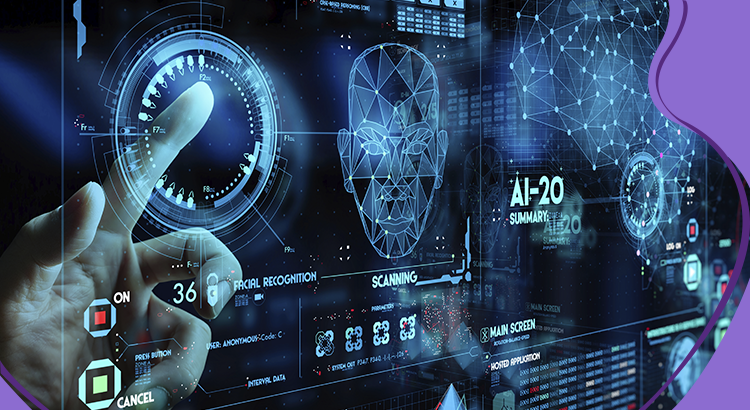
#> input picture Image enhancement (Realce)/Histogram generator/images/image one.png, 750 x 410 px
$ jupyter execute 'Histogram generator.ipynb'
#> lines starting #> are read from the running program, lines starting #| are printed output that depends on the picture
#> further down, image is the input picture: shape (410, 750, 3); mean B, G, R 96.2, 68.7, 50.2
### Observação geral: Todas as transformações realizada tomarão como base uma imagem em tons de cinza, para realizar o procedimento sobre imagens com três canais basta tratar cada canal separadamente.

### General note: All transformations performed will be based on an image in shades of gray, to perform the procedure on images with three channels, just treat each channel separately.

# Handcrafted

[cell 1]
import cv2
import numpy as np
import matplotlib.pyplot as plt

[cell 2]
def RgbToGrayScale(image):
    height   = image.shape[0]
#> height = 410
    width    = image.shape[1]
#> width = 750
    channels = image.shape[2]
#> channels = 3

    if channels == 3:
        for line in range(0, height):
            for column in range(0, width):
                my_tuple = image[line, column] # return (b, g, r)
                luminosity = my_tuple[2] * 0.3 + my_tuple[1] * 0.59 + my_tuple[0] * 0.11
                image[line, column] = (luminosity, luminosity, luminosity)
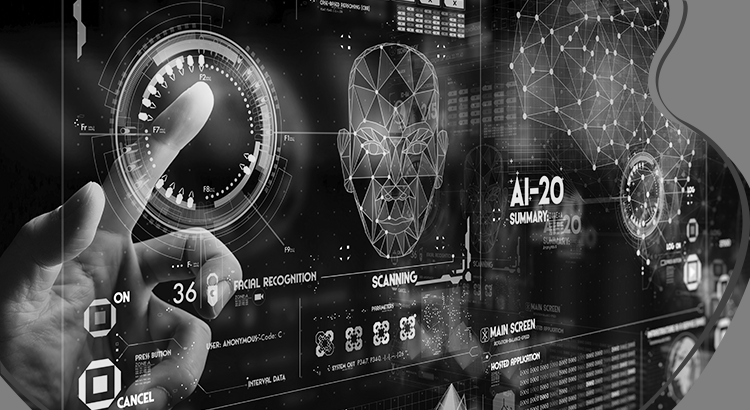
#> image: shape (410, 750, 3); min 0, max 255, mean 65.7
        return image
    else:
        print('Only images with 3 channels are allowed')
    return []

[cell 3]
image = cv2.imread('images/image one.png')

grayscale_image = RgbToGrayScale(image)

if len(grayscale_image) > 0:

    #cv2.imshow('Grayscale image', grayscale_image)
    #cv2.waitKey(0)

    # Considerando que cada pixel pode representar 2^8 = 256 variações de níveis de cinza
    histogram_vector = []
    for i in range(256):
        histogram_vector.append(0)

    height   = grayscale_image.shape[0]
#> height = 410
    width    = grayscale_image.shape[1]
#> width = 750

    for line in range(0, height):
        for column in range(0, width):
            histogram_vector[grayscale_image[line, column][0]] += 1

    plt.plot(histogram_vector)
    plt.title('Grayscale Histogram')
    plt.show()
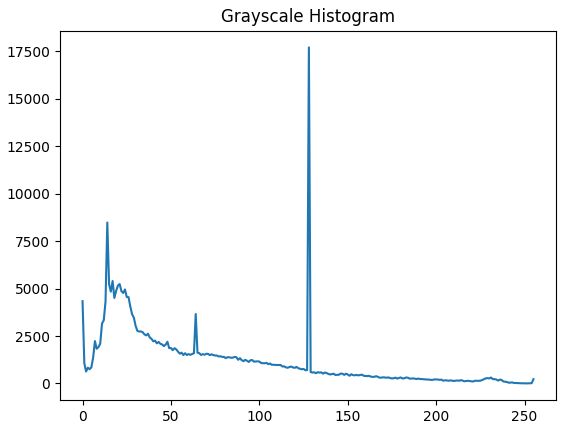
#> figure drawn by matplotlib, 1 panel; curve peaks at x = 128, y = 17701

else:
    print('Invalid image')

# With OpenCV

[cell 4]
import cv2
import matplotlib.pyplot as plt

# Em tons de cinza
grayscale_image = cv2.imread('images/image one.png', cv2.IMREAD_GRAYSCALE)
#> grayscale_image: shape (410, 750); min 0, max 255, mean 65.8
# 3 canais
three_channel_image = cv2.imread('images/image one.png')

# Imagem em tons de cinza
grayscale_histogram = cv2.calcHist(grayscale_image, [0], None, [256], [0, 256])
#> grayscale_histogram = 256 values, max 117 at index 0, min 0 at index 80, mean 2.93

# Imagem com três canais
# [0] - Analise do canal azul
# [1] - Analise do canal verde
# [2] - Analise do canal vermelho
three_channel_histogram = cv2.calcHist(three_channel_image, [0], None, [256], [0, 256])
#> three_channel_histogram = 256 values, max 314 at index 0, min 0 at index 101, mean 8.79

#print(grayscale_histogram)

plt.plot(grayscale_histogram)
plt.title('Grayscale Histogram')
plt.show()
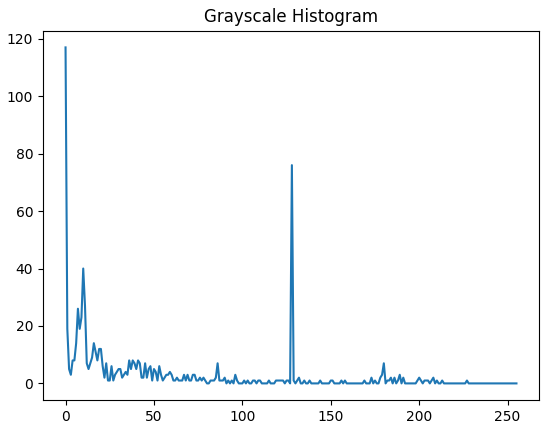
#> figure drawn by matplotlib, 1 panel; curve peaks at x = 0, y = 117
plt.plot(three_channel_histogram)
plt.title('Three Channel Histogram')
plt.show()
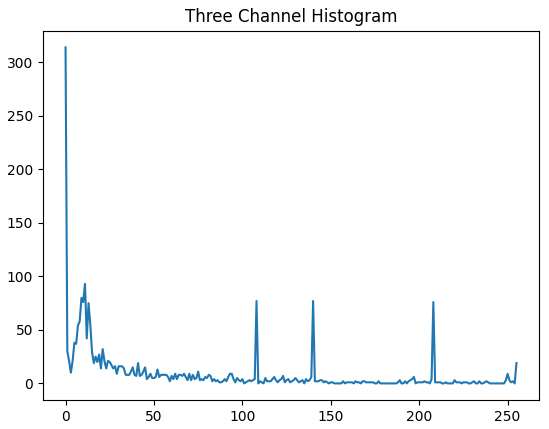
#> figure drawn by matplotlib, 1 panel; curve peaks at x = 0, y = 314

#cv2.imshow('Grayscale image', grayscale_image)
#cv2.imshow('Three Channel image', three_channel_image)
#cv2.waitKey(0)
